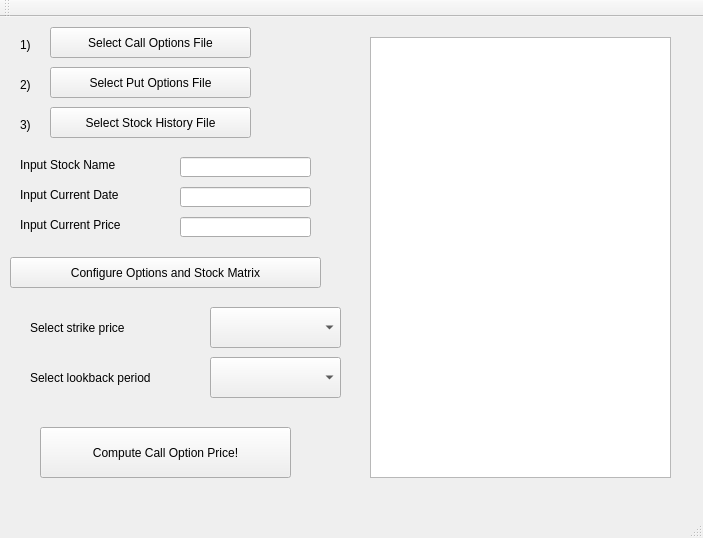
<?xml version="1.0" encoding="UTF-8"?>
<ui version="4.0">
 <class>MainWindow</class>
 <widget class="QMainWindow" name="MainWindow">
  <property name="geometry">
   <rect>
    <x>0</x>
    <y>0</y>
    <width>703</width>
    <height>538</height>
   </rect>
  </property>
  <property name="windowTitle">
   <string>MainWindow</string>
  </property>
  <widget class="QWidget" name="centralWidget">
   <widget class="QPushButton" name="pushButton">
    <property name="geometry">
     <rect>
      <x>50</x>
      <y>10</y>
      <width>201</width>
      <height>31</height>
     </rect>
    </property>
    <property name="text">
     <string>Select Call Options File</string>
    </property>
   </widget>
   <widget class="QPushButton" name="pushButton_2">
    <property name="geometry">
     <rect>
      <x>50</x>
      <y>50</y>
      <width>201</width>
      <height>31</height>
     </rect>
    </property>
    <property name="text">
     <string>Select Put Options File</string>
    </property>
   </widget>
   <widget class="QTextEdit" name="textEdit">
    <property name="geometry">
     <rect>
      <x>370</x>
      <y>20</y>
      <width>301</width>
      <height>441</height>
     </rect>
    </property>
   </widget>
   <widget class="QPushButton" name="pushButton_3">
    <property name="geometry">
     <rect>
      <x>50</x>
      <y>90</y>
      <width>201</width>
      <height>31</height>
     </rect>
    </property>
    <property name="text">
     <string>Select Stock History File</string>
    </property>
   </widget>
   <widget class="QComboBox" name="comboBox">
    <property name="geometry">
     <rect>
      <x>210</x>
      <y>290</y>
      <width>131</width>
      <height>41</height>
     </rect>
    </property>
   </widget>
   <widget class="QLabel" name="label">
    <property name="geometry">
     <rect>
      <x>20</x>
      <y>20</y>
      <width>35</width>
      <height>16</height>
     </rect>
    </property>
    <property name="text">
     <string>1)</string>
    </property>
   </widget>
   <widget class="QLabel" name="label_2">
    <property name="geometry">
     <rect>
      <x>20</x>
      <y>60</y>
      <width>35</width>
      <height>16</height>
     </rect>
    </property>
    <property name="text">
     <string>2)</string>
    </property>
   </widget>
   <widget class="QLabel" name="label_3">
    <property name="geometry">
     <rect>
      <x>20</x>
      <y>100</y>
      <width>35</width>
      <height>16</height>
     </rect>
    </property>
    <property name="text">
     <string>3)</string>
    </property>
   </widget>
   <widget class="QLabel" name="label_4">
    <property name="geometry">
     <rect>
      <x>20</x>
      <y>140</y>
      <width>151</width>
      <height>16</height>
     </rect>
    </property>
    <property name="text">
     <string>Input Stock Name</string>
    </property>
   </widget>
   <widget class="QLabel" name="label_5">
    <property name="geometry">
     <rect>
      <x>20</x>
      <y>170</y>
      <width>151</width>
      <height>16</height>
     </rect>
    </property>
    <property name="text">
     <string>Input Current Date</string>
    </property>
   </widget>
   <widget class="QLabel" name="label_6">
    <property name="geometry">
     <rect>
      <x>20</x>
      <y>200</y>
      <width>151</width>
      <height>16</height>
     </rect>
    </property>
    <property name="text">
     <string>Input Current Price</string>
    </property>
   </widget>
   <widget class="QLineEdit" name="lineEdit">
    <property name="geometry">
     <rect>
      <x>180</x>
      <y>140</y>
      <width>131</width>
      <height>20</height>
     </rect>
    </property>
   </widget>
   <widget class="QLineEdit" name="lineEdit_2">
    <property name="geometry">
     <rect>
      <x>180</x>
      <y>170</y>
      <width>131</width>
      <height>20</height>
     </rect>
    </property>
   </widget>
   <widget class="QLineEdit" name="lineEdit_3">
    <property name="geometry">
     <rect>
      <x>180</x>
      <y>200</y>
      <width>131</width>
      <height>20</height>
     </rect>
    </property>
   </widget>
   <widget class="QPushButton" name="pushButton_4">
    <property name="geometry">
     <rect>
      <x>10</x>
      <y>240</y>
      <width>311</width>
      <height>31</height>
     </rect>
    </property>
    <property name="text">
     <string>Configure Options and Stock Matrix</string>
    </property>
   </widget>
   <widget class="QLabel" name="label_7">
    <property name="geometry">
     <rect>
      <x>30</x>
      <y>290</y>
      <width>141</width>
      <height>41</height>
     </rect>
    </property>
    <property name="text">
     <string>Select strike price </string>
    </property>
   </widget>
   <widget class="QPushButton" name="pushButton_5">
    <property name="geometry">
     <rect>
      <x>40</x>
      <y>410</y>
      <width>251</width>
      <height>51</height>
     </rect>
    </property>
    <property name="text">
     <string>Compute Call Option Price!</string>
    </property>
   </widget>
   <widget class="QComboBox" name="comboBox_2">
    <property name="geometry">
     <rect>
      <x>210</x>
      <y>340</y>
      <width>131</width>
      <height>41</height>
     </rect>
    </property>
   </widget>
   <widget class="QLabel" name="label_8">
    <property name="geometry">
     <rect>
      <x>30</x>
      <y>350</y>
      <width>181</width>
      <height>21</height>
     </rect>
    </property>
    <property name="text">
     <string>Select lookback period</string>
    </property>
   </widget>
  </widget>
  <widget class="QMenuBar" name="menuBar">
   <property name="geometry">
    <rect>
     <x>0</x>
     <y>0</y>
     <width>703</width>
     <height>17</height>
    </rect>
   </property>
  </widget>
  <widget class="QToolBar" name="mainToolBar">
   <attribute name="toolBarArea">
    <enum>TopToolBarArea</enum>
   </attribute>
   <attribute name="toolBarBreak">
    <bool>false</bool>
   </attribute>
  </widget>
  <widget class="QStatusBar" name="statusBar"/>
 </widget>
 <layoutdefault spacing="6" margin="11"/>
 <resources/>
 <connections/>
</ui>
